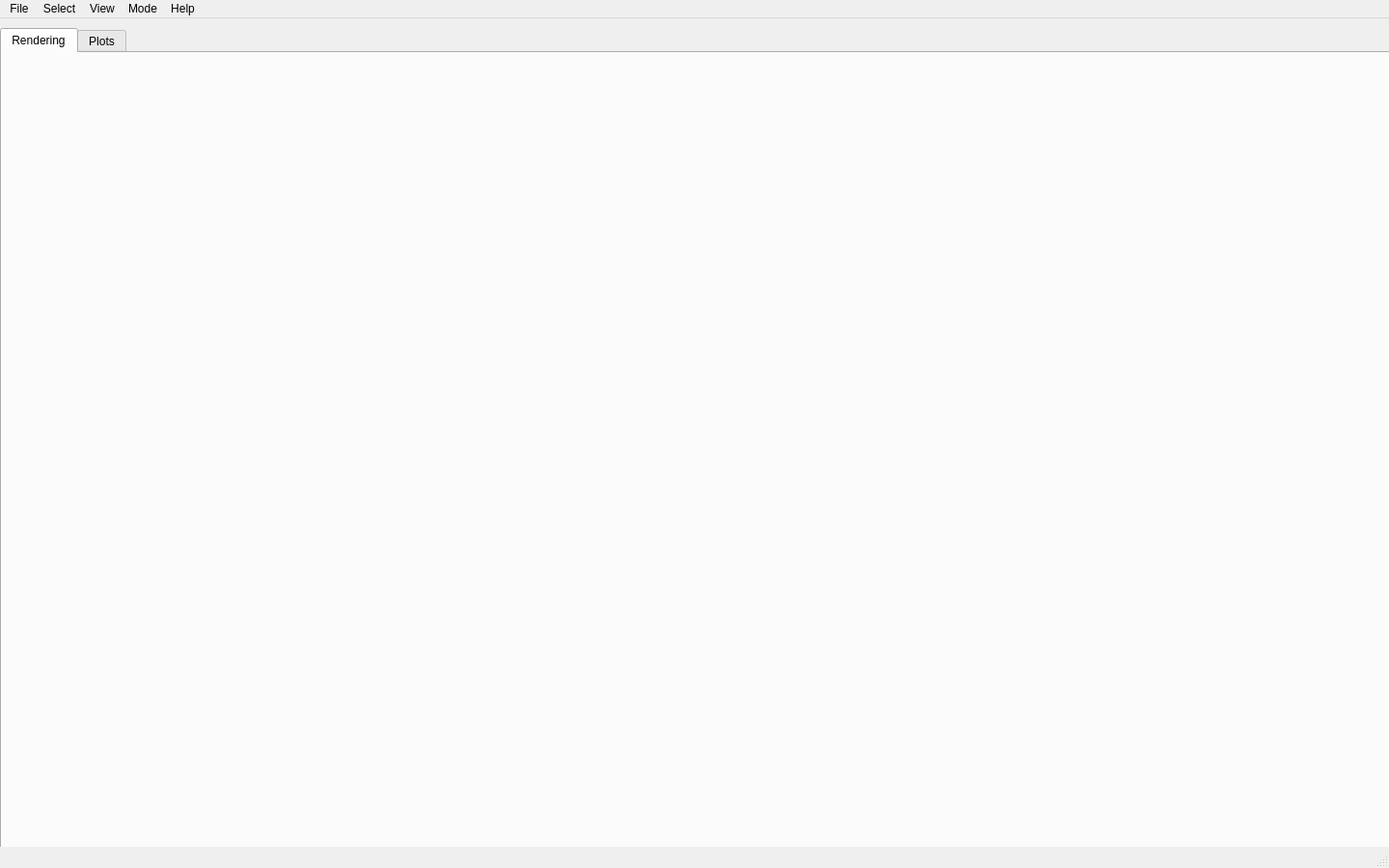
<?xml version="1.0" encoding="UTF-8"?>
<ui version="4.0">
 <class>MainWindow</class>
 <widget class="QMainWindow" name="MainWindow">
  <property name="geometry">
   <rect>
    <x>0</x>
    <y>0</y>
    <width>1440</width>
    <height>900</height>
   </rect>
  </property>
  <property name="windowTitle">
   <string>VTK Visualization Tool</string>
  </property>
  <widget class="QWidget" name="centralwidget">
   <property name="sizePolicy">
    <sizepolicy hsizetype="Expanding" vsizetype="Expanding">
     <horstretch>0</horstretch>
     <verstretch>0</verstretch>
    </sizepolicy>
   </property>
   <widget class="QWidget" name="gridLayoutWidget">
    <property name="geometry">
     <rect>
      <x>0</x>
      <y>10</y>
      <width>1441</width>
      <height>851</height>
     </rect>
    </property>
    <layout class="QGridLayout" name="gridLayout">
     <property name="sizeConstraint">
      <enum>QLayout::SetDefaultConstraint</enum>
     </property>
     <item row="0" column="0">
      <widget class="QTabWidget" name="tabWidget">
       <property name="sizePolicy">
        <sizepolicy hsizetype="Expanding" vsizetype="Expanding">
         <horstretch>1</horstretch>
         <verstretch>1</verstretch>
        </sizepolicy>
       </property>
       <property name="currentIndex">
        <number>0</number>
       </property>
       <widget class="QWidget" name="tab_shape">
        <attribute name="title">
         <string>Rendering</string>
        </attribute>
        <widget class="QWidget" name="horizontalLayoutWidget">
         <property name="geometry">
          <rect>
           <x>10</x>
           <y>0</y>
           <width>1411</width>
           <height>821</height>
          </rect>
         </property>
         <layout class="QGridLayout" name="gridLayout_2">
          <item row="0" column="1">
           <widget class="QFrame" name="frame">
            <property name="cursor">
             <cursorShape>OpenHandCursor</cursorShape>
            </property>
            <property name="frameShape">
             <enum>QFrame::NoFrame</enum>
            </property>
            <property name="frameShadow">
             <enum>QFrame::Plain</enum>
            </property>
            <property name="lineWidth">
             <number>0</number>
            </property>
           </widget>
          </item>
         </layout>
        </widget>
       </widget>
       <widget class="QWidget" name="tab_element">
        <attribute name="title">
         <string>Plots</string>
        </attribute>
        <widget class="QWidget" name="horizontalLayoutWidget_2">
         <property name="geometry">
          <rect>
           <x>10</x>
           <y>0</y>
           <width>1411</width>
           <height>821</height>
          </rect>
         </property>
         <layout class="QGridLayout" name="gridLayout_3">
          <item row="0" column="1">
           <widget class="QFrame" name="frame_2">
            <property name="cursor">
             <cursorShape>OpenHandCursor</cursorShape>
            </property>
            <property name="frameShape">
             <enum>QFrame::NoFrame</enum>
            </property>
            <property name="frameShadow">
             <enum>QFrame::Plain</enum>
            </property>
            <property name="lineWidth">
             <number>0</number>
            </property>
           </widget>
          </item>
         </layout>
        </widget>
       </widget>
      </widget>
     </item>
    </layout>
   </widget>
  </widget>
  <widget class="QMenuBar" name="menubar">
   <property name="geometry">
    <rect>
     <x>0</x>
     <y>0</y>
     <width>1440</width>
     <height>20</height>
    </rect>
   </property>
   <property name="defaultUp">
    <bool>true</bool>
   </property>
   <widget class="QMenu" name="menuTest">
    <property name="title">
     <string>File</string>
    </property>
    <widget class="QMenu" name="menuImport">
     <property name="title">
      <string>Import...</string>
     </property>
     <addaction name="actionMatlab_data"/>
     <addaction name="actionVTK_data"/>
    </widget>
    <widget class="QMenu" name="menuExport_2">
     <property name="title">
      <string>Export...</string>
     </property>
     <addaction name="actionTo_Matlab"/>
     <addaction name="actionTo_VTK"/>
    </widget>
    <addaction name="menuImport"/>
    <addaction name="menuExport_2"/>
   </widget>
   <widget class="QMenu" name="menuTest2">
    <property name="title">
     <string>View</string>
    </property>
    <addaction name="actionReset_Camera"/>
    <addaction name="separator"/>
    <addaction name="actionWireframe"/>
    <addaction name="separator"/>
    <addaction name="actionShow_Axis"/>
    <addaction name="actionShow_Origin"/>
    <addaction name="actionShow_Grid"/>
    <addaction name="actionShow_Scale"/>
    <addaction name="actionShow_Boundary_Conditions"/>
   </widget>
   <widget class="QMenu" name="menuMode">
    <property name="title">
     <string>Mode</string>
    </property>
    <addaction name="actionActor_Mode"/>
    <addaction name="actionJoystick_Mode"/>
   </widget>
   <widget class="QMenu" name="menuExport">
    <property name="title">
     <string>Select</string>
    </property>
    <addaction name="actionExport_Matlab_data"/>
    <addaction name="actionExport_VTK_data"/>
   </widget>
   <widget class="QMenu" name="menuHelp">
    <property name="title">
     <string>Help</string>
    </property>
    <addaction name="actionCALFEM_for_Python_documentation"/>
    <addaction name="actionVTK_tool_Guide"/>
   </widget>
   <addaction name="menuTest"/>
   <addaction name="menuExport"/>
   <addaction name="menuTest2"/>
   <addaction name="menuMode"/>
   <addaction name="menuHelp"/>
  </widget>
  <widget class="QStatusBar" name="statusbar"/>
  <action name="actionReset_Camera">
   <property name="text">
    <string>Reset Camera</string>
   </property>
  </action>
  <action name="actionWireframe">
   <property name="checkable">
    <bool>true</bool>
   </property>
   <property name="enabled">
    <bool>false</bool>
   </property>
   <property name="text">
    <string>Toggle Wireframe</string>
   </property>
  </action>
  <action name="actionShow_Axis">
   <property name="checkable">
    <bool>true</bool>
   </property>
   <property name="checked">
    <bool>true</bool>
   </property>
   <property name="text">
    <string>Show Axis</string>
   </property>
  </action>
  <action name="actionShow_Grid">
   <property name="checkable">
    <bool>true</bool>
   </property>
   <property name="enabled">
    <bool>false</bool>
   </property>
   <property name="text">
    <string>Show Grid</string>
   </property>
  </action>
  <action name="actionActor_Mode">
   <property name="checkable">
    <bool>true</bool>
   </property>
   <property name="enabled">
    <bool>false</bool>
   </property>
   <property name="text">
    <string>Actor Mode</string>
   </property>
  </action>
  <action name="actionJoystick_Mode">
   <property name="checkable">
    <bool>true</bool>
   </property>
   <property name="enabled">
    <bool>false</bool>
   </property>
   <property name="text">
    <string>Joystick Mode</string>
   </property>
  </action>
  <action name="actionExport_Matlab_data">
   <property name="enabled">
    <bool>false</bool>
   </property>
   <property name="text">
    <string>Element by ID...</string>
   </property>
  </action>
  <action name="actionExport_VTK_data">
   <property name="enabled">
    <bool>false</bool>
   </property>
   <property name="text">
    <string>Node by ID...</string>
   </property>
  </action>
  <action name="actionShow_Scale">
   <property name="checkable">
    <bool>true</bool>
   </property>
   <property name="enabled">
    <bool>false</bool>
   </property>
   <property name="text">
    <string>Show Scale</string>
   </property>
  </action>
  <action name="actionShow_Boundary_Conditions">
   <property name="checkable">
    <bool>true</bool>
   </property>
   <property name="enabled">
    <bool>false</bool>
   </property>
   <property name="text">
    <string>Show Boundary Conditions</string>
   </property>
  </action>
  <action name="actionMatlab_data">
   <property name="enabled">
    <bool>false</bool>
   </property>
   <property name="text">
    <string>Matlab data...</string>
   </property>
  </action>
  <action name="actionVTK_data">
   <property name="enabled">
    <bool>false</bool>
   </property>
   <property name="text">
    <string>VTK data...</string>
   </property>
  </action>
  <action name="actionTo_Matlab">
   <property name="enabled">
    <bool>false</bool>
   </property>
   <property name="text">
    <string>To Matlab...</string>
   </property>
  </action>
  <action name="actionTo_VTK">
   <property name="enabled">
    <bool>false</bool>
   </property>
   <property name="text">
    <string>To VTK...</string>
   </property>
  </action>
  <action name="actionCALFEM_for_Python_documentation">
   <property name="text">
    <string>Documentation</string>
   </property>
  </action>
  <action name="actionVTK_tool_Guide">
   <property name="enabled">
    <bool>false</bool>
   </property>
   <property name="text">
    <string>VTK tool Guide</string>
   </property>
  </action>
  <action name="actionShow_Origin">
   <property name="checkable">
    <bool>true</bool>
   </property>
   <property name="enabled">
    <bool>false</bool>
   </property>
   <property name="text">
    <string>Show Origin</string>
   </property>
  </action>
 </widget>
 <resources/>
 <connections/>
</ui>
